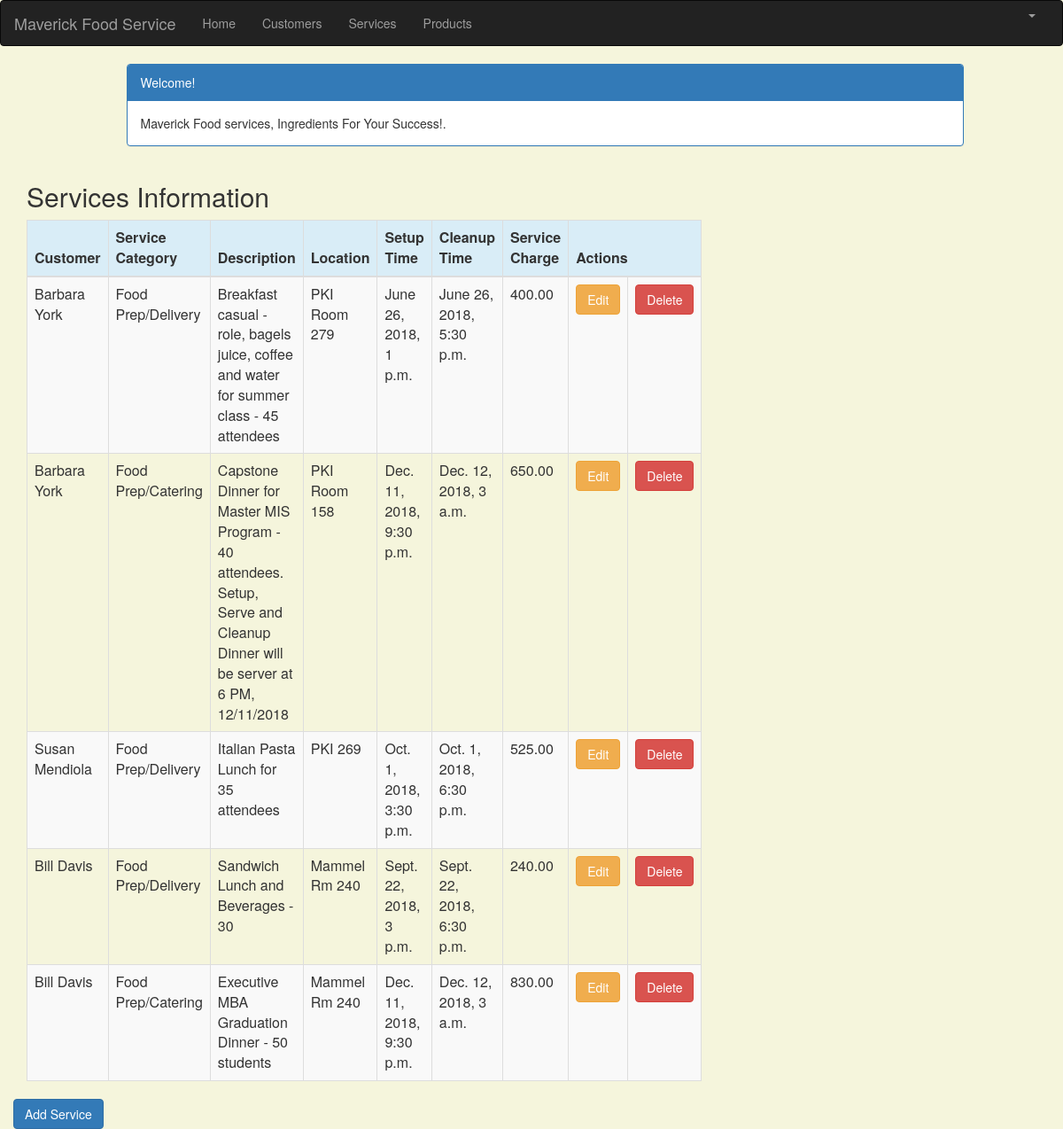
Page /service_list (signed in) on the earlier database version.
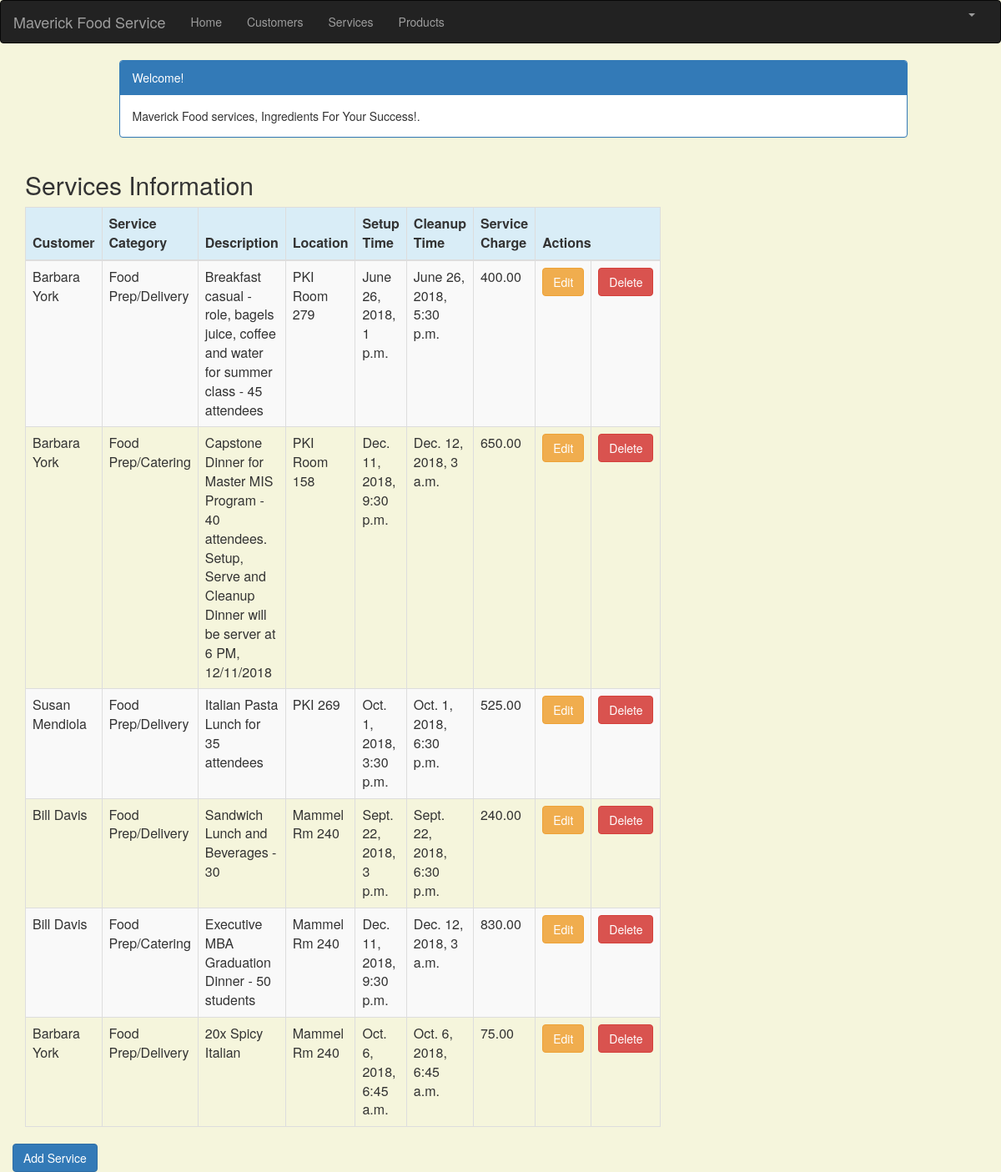
Same page on the later database version.
### crm/models.py (models this page shows, shortened)
class Service(models.Model):
    cust_name = models.ForeignKey(Customer, on_delete=models.CASCADE, related_name='services')
    service_category = models.CharField(max_length=100)
    description = models.TextField()
    location = models.CharField(max_length=200)
    setup_time = models.DateTimeField(
        default=timezone.now)
    cleanup_time = models.DateTimeField(
        default=timezone.now)
    service_charge = models.DecimalField(max_digits=10, decimal_places=2)
    created_date = models.DateTimeField(
        default=timezone.now)
    updated_date = models.DateTimeField(auto_now_add=True)

class Customer(models.Model):
    cust_name = models.CharField(max_length=50)
    organization = models.CharField(max_length=100, blank=True)
    role = models.CharField(max_length=100)
    email = models.EmailField(max_length=100)
    bldgroom = models.CharField(max_length=100)
    address = models.CharField(max_length=200)
    account_number = models.IntegerField(blank=False, null=False)
    city = models.CharField(max_length=50)
    state = models.CharField(max_length=50)
    zipcode = models.CharField(max_length=10)
    phone_number = models.CharField(max_length=50)
    created_date = models.DateTimeField(
        default=timezone.now)
    updated_date = models.DateTimeField(auto_now_add=True)
    def __str__(self):
        return str(self.cust_name)

### crm/views.py (the view)
# urls.py: path('service_list', views.service_list, name='service_list'),
@login_required
def service_list(request):
   services = Service.objects.filter(created_date__lte=timezone.now())
   return render(request, 'crm/service_list.html', {'services': services})

### crm/templates/crm/service_list.html (shortened to what this page needs)
{% extends 'crm/base.html' %}
{% block content %}
    <html>
    <head>
        <link rel="stylesheet" href="https://maxcdn.bootstrapcdn.com/bootstrap/3.3.4/css/bootstrap.min.css">
    </head>
    <body>
    <div class="container">
        <div class="row">
            <div class="col-md-10 col-md-offset-1">
                <div class="panel panel-primary">
                    <div class="panel-heading">Welcome!</div>
                    <div class="panel-body">
                        Maverick Food services, Ingredients For Your Success!.
                    </div>
                </div>
            </div>
        </div>
    </div>
    <div class="row">
        <h2 style="padding-left: 15Px">Services Information</h2>
    </div>
    <div>
        <table class="table table-striped table-bordered table-hover" style="width:1300px;">
            <thead>
            <tr class="bg-info">
                <th>Customer</th>
                <th>Service Category</th>
                <th>Description</th>
                <th>Location</th>
                <th>Setup Time</th>
                <th>Cleanup Time</th>
                <th>Service Charge</th>
                <th colspan="3">Actions</th>
            </tr>
            </thead>
            <tbody>
            {% for service in services %}
                <tr>
                    <td>{{ service.cust_name }}</td>
                    <td>{{ service.service_category }}</td>
                     <td>{{ service.description }}</td>
                    <td>{{ service.location }}</td>
                    <td>{{ service.setup_time }}</td>
                    <td>{{ service.cleanup_time }}</td>
                    <td>{{ service.service_charge }}</td>
                    <td><a href="{% url 'crm:service_edit' pk=service.pk %}"
                           class="btn btn-warning">Edit</a></td>
                   <td><a href="{% url 'crm:service_delete' pk=service.pk %}"
                           onclick="return confirm('Are you sure you want to delete?')"
                           class="btn btn-danger">Delete</a>
                    </td>
                </tr>
            {% endfor %}
            </tbody>
        </table>
    <div class="row">
         <a href="{% url 'crm:service_new' %}" class="row"><span
                    class="btn btn-primary">Add Service</span></a>
        </div>
    </div>
    </body>
    </html>
{% endblock %}

Differences in the rows shown:
added Service: cust_name "Barbara York", service_category "Food Prep/Delivery", description "20x Spicy Italian", location "Mammel Rm 240", setup_time "Oct. 6, 2018, 6:45 a.m.", cleanup_time "Oct. 6, 2018, 6:45 a.m.", service_charge "75.00"
